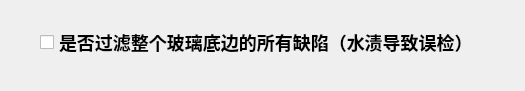
<?xml version="1.0" encoding="UTF-8"?>
<ui version="4.0">
 <class>FilterOutWholeBottomWidget</class>
 <widget class="QWidget" name="FilterOutWholeBottomWidget">
  <property name="geometry">
   <rect>
    <x>0</x>
    <y>0</y>
    <width>525</width>
    <height>91</height>
   </rect>
  </property>
  <property name="windowTitle">
   <string>选择批号</string>
  </property>
  <widget class="QCheckBox" name="checkBox">
   <property name="geometry">
    <rect>
     <x>40</x>
     <y>30</y>
     <width>471</width>
     <height>25</height>
    </rect>
   </property>
   <property name="styleSheet">
    <string notr="true">font-size:18px;font-weight:bold;color:black;</string>
   </property>
   <property name="text">
    <string>是否过滤整个玻璃底边的所有缺陷（水渍导致误检）</string>
   </property>
  </widget>
 </widget>
 <resources/>
 <connections/>
</ui>
